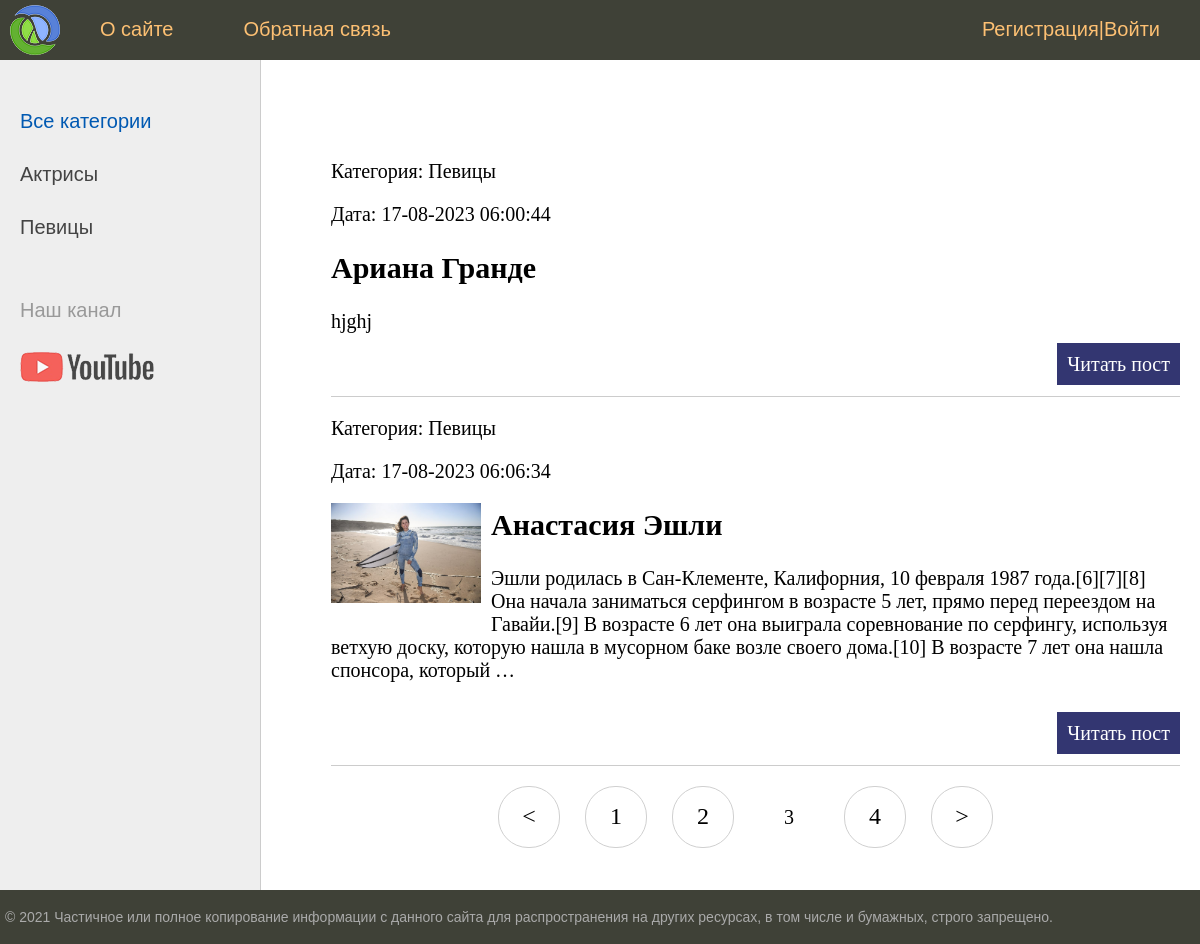
Page /?page=3 on the earlier database version.
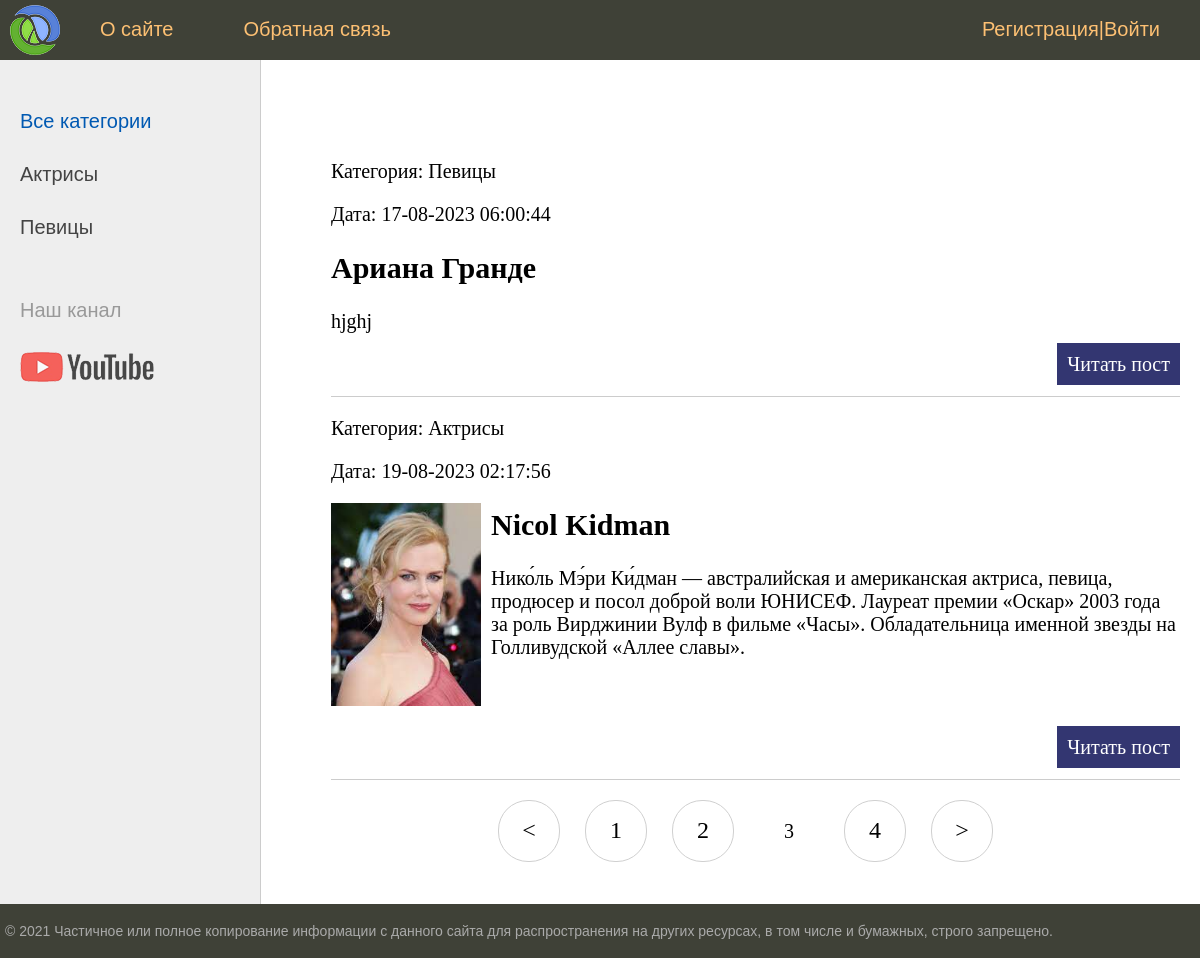
Same page on the later database version.
### women/models.py (models this page shows, shortened)
class Category(models.Model):
	name=models.CharField(max_length=100, db_index=True, verbose_name="Категория")
	slug=models.SlugField(max_length=255, unique=True, db_index=True, verbose_name="URL")
	def __str__(self):
		return self.name
	def get_absolute_url(self):
		return reverse('category', kwargs={'cat_slug':self.slug})
	class Meta:
		verbose_name='Категория'
		verbose_name_plural='Категории'
		ordering=['id']

class Women(models.Model):
	title=models.CharField(max_length=255, verbose_name="Заголовок")
	slug=models.SlugField(max_length=255, unique=True, db_index=True, verbose_name="URL")
	content=models.TextField(blank=True, verbose_name="Текст статьи")
	photo=models.ImageField(upload_to="photos/%Y/%m/%d/", verbose_name="Фото")
	time_create=models.DateTimeField(auto_now_add=True, verbose_name="Время создания")
	time_update=models.DateTimeField(auto_now=True, verbose_name="Время изменения")
	is_published=models.BooleanField(default=True, verbose_name="Публикация")
	cat=models.ForeignKey('Category', on_delete=models.PROTECT, verbose_name="Категории")
	def get_absolute_url(self):
		return reverse('post', kwargs={'post_slug':self.slug})
	class Meta:
		verbose_name='Известные женщины'
		verbose_name_plural='Известные женщины'
		ordering=['id']

### women/views.py (the view)
# urls.py: path('', WomenHome.as_view(), name='home'), #http://127.0.0.1:8000/
class WomenHome(DataMixin, ListView):
	model=Women
	template_name='women/index.html'
	context_object_name='posts'
	def get_context_data(self, *, object_list=None, **kwargs):
		context=super().get_context_data(**kwargs)
		c_def = self.get_user_context(title="Главная страница")
		return dict(list(context.items())+list(c_def.items()))
	def get_queryset(self):
		return Women.objects.filter(is_published=True).select_related('cat')

### women/utils.py (called while the page is built)
	def get_user_context(self, **kwargs):
		context = kwargs
		cats = cache.get('cats')
		if not cats:
			cats = Category.objects.annotate(Count('women'))
			cache.set('cats', cats, 60)
		user_menu = menu.copy()
		if not self.request.user.is_authenticated:
			user_menu.pop(1)
		context['menu']=user_menu
		context['cats']=cats
		if 'cat_selected' not in context:
			context['cat_selected'] = 0
		return context

### women/templates/women/index.html (shortened to what this page needs)
{% extends 'women/base.html' %}
{% block content %}
<ul class="list-articles">
	{% for i in posts %}
			<li>
				<div class="article_panel">
					<p class="first">Категория: {{i.cat}}</p>
					<p class="last">Дата: {{i.time_update|date:"d-m-Y H:i:s"}}</p>
				</div>
{% if i.photo %}
				<p><img class="img-article-left thumb" src="{{i.photo.url}}"></p>
{% endif %}
				<h2>{{i.title}}</h2>
	{% autoescape on %}
	{{i.content|linebreaks|truncatewords:50}}
	{% endautoescape %}
				<p class="link-read-post">
					<a href="{{ i.get_absolute_url }}">
						Читать пост
					</a>
				</p>
			</li>
	{% endfor %}
</ul>
{% endblock %}

### women/templates/women/base.html (shortened to what this page needs)
{% load static %}
{% load women_tags %}
<!DOCTYPE html>
<html>
<head>
	<link type="text/css" href="{% static 'women/css/style.css' %}" rel="stylesheet" />
</head>
<body>
<table class="table-page" border=0 cellpadding="0" cellspacing="0">
<tr><td valign=top>
{% block mainmenu %}
		<div class="header">
			<ul id="mainmenu" class="mainmenu">
				<li class="logo"><a href="{% url 'home' %}"><div class="logo"></div></a></li>
				{% for m in menu %}
				<li><a href="{% url m.url_name %}">{{m.title}}</a></li>
				{% endfor %}
				{% if request.user.is_authenticated %}
				<li class="last">{{user.username}} | <a href="{% url 'logout' %}">Выйти</a></li>
				{% else %}
				<li class="last"><a href="{% url 'register' %}">Регистрация</a>|<a href="{% url 'login' %}">Войти</a></li>
				{% endif %}
			</ul>
		</div>
{% endblock mainmenu %}
<table class="table-content" border=0 cellpadding="0" cellspacing="0">
	<tr>
		<td valign="top" class="left-chapters">
			<ul id="leftchapters">
				{% if cat_selected == 0 %}
				<li class="selected">Все категории</li>
				{% else %}
				<li><a href="{% url 'home' %}">Все категории</a></li>
				{% endif %}
				{% for c in cats %}
					{% if c.women__count > 0 %}
						{% if c.pk == cat_selected %}
				<li class="selected">{{c.name}}</li>
						{% else %}
				<li class=""><a href="{{ c.get_absolute_url }}">{{c.name}}</a></li>
						{% endif %}
					{% endif %}
				{% endfor %}
				<li class="share"><p>Наш канал</p><a class="share-yt" href="https://www.youtube.com/channel/UClJzWfGWuGJL2t-3dYKcHTA/playlists" target="_blank" rel="nofollow"></a></li>
			</ul>
		</td>
		<td valign="top" class="content">
	<div class="content-text">
{% block content %}
{% endblock %}
		{% if page_obj.has_other_pages %}
		<nav class="list-pages">
			<ul>
				{% if page_obj.has_previous %}
				<li class="page-num"><a href="?page={{ page_obj.previous_page_number }}">&lt;</a></li>
				{% endif %}
				{% for p in paginator.page_range %}
				{% if page_obj.number == p %}
				<li class="page-num page-num-selected">{{ p }}</li>
				{% elif p >= page_obj.number|add:-2 and p <= page_obj.number|add:2 %}
				<li class="page-num"><a href="?page={{ p }}">{{ p }}</a></li>
				{% endif %}
				{% endfor %}
				{% if page_obj.has_next %}
				<li class="page-num"><a href="?page={{ page_obj.next_page_number }}">&gt;</a></li>
				{% endif %}
			</ul>
		</nav>
		{% endif %}
	</div>
</td></tr></table>
</td></tr>
<tr><td valign=top>
	<div id="footer">
		<p>&copy; 2021 Частичное или полное копирование информации с данного сайта для распространения на других ресурсах, в том числе и бумажных, строго запрещено.</p>
	</div>
</td></tr></table>
</body>
</html>

Differences in the rows shown:
no longer on this page (row edited): Women: cat "Певицы", time_update "17-08-2023 06:06:34", photo (picture), title "Анастасия Эшли", content "Эшли родилась в Сан-Клементе, Калифорния, 10 февраля 1987 года.[6][7][8] Она начала заниматься серфингом в возрасте 5 лет, прямо перед переездом на Гавайи.[9] В возрасте 6 лет она выиграла соревнование по серфингу, используя ветхую доску, которую нашла в мусорном баке возле своего дома.[10] В возрасте 7 лет она нашла спонсора, который …"
now on this page (row unchanged): Women: cat "Актрисы", time_update "19-08-2023 02:17:56", photo (picture), title "Nicol Kidman", content "Нико́ль Мэ́ри Ки́дман — австралийская и американская актриса, певица, продюсер и посол доброй воли ЮНИСЕФ. Лауреат премии «Оскар» 2003 года за роль Вирджинии Вулф в фильме «Часы». Обладательница именной звезды на Голливудской «Аллее славы»."
